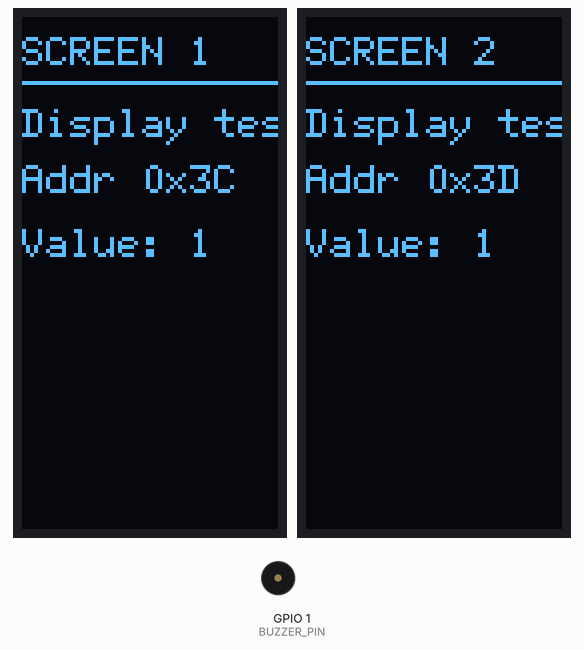
This program was run on a simulated Seeed XIAO ESP32-S3. Parts: 2 × 64×128 one-colour display, buzzer (waves = sounding). What the program prints to the serial monitor is not drawn.

Above: at 1.5 s.
At 13.4 s:
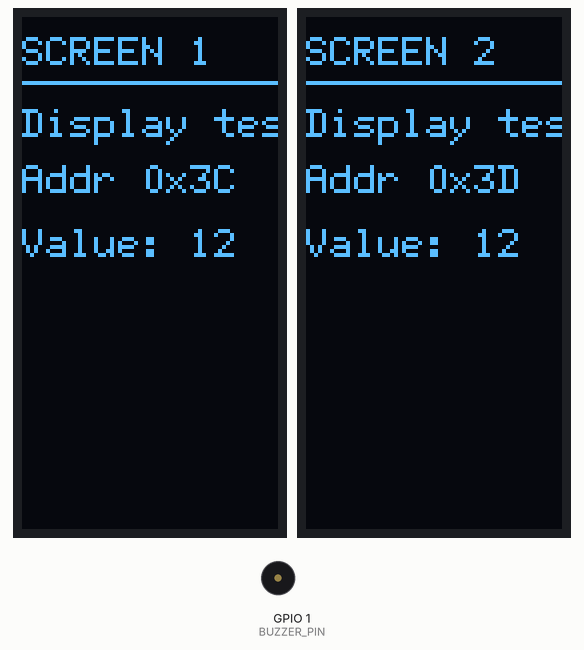
At 22.0 s:
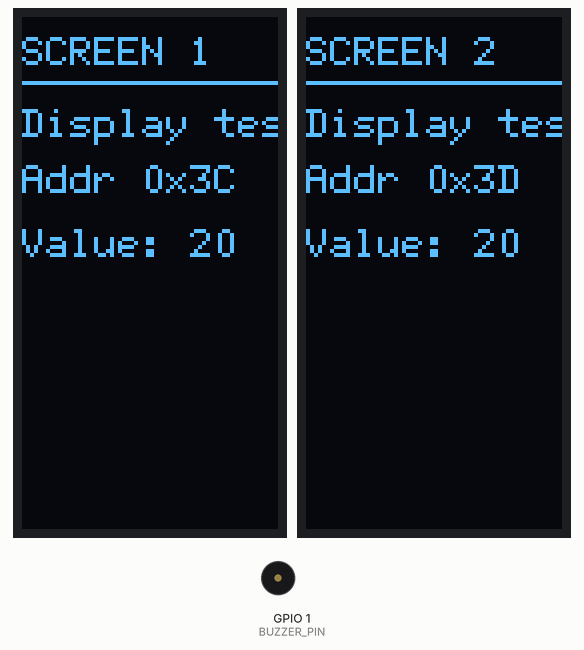
At 39.15 s:
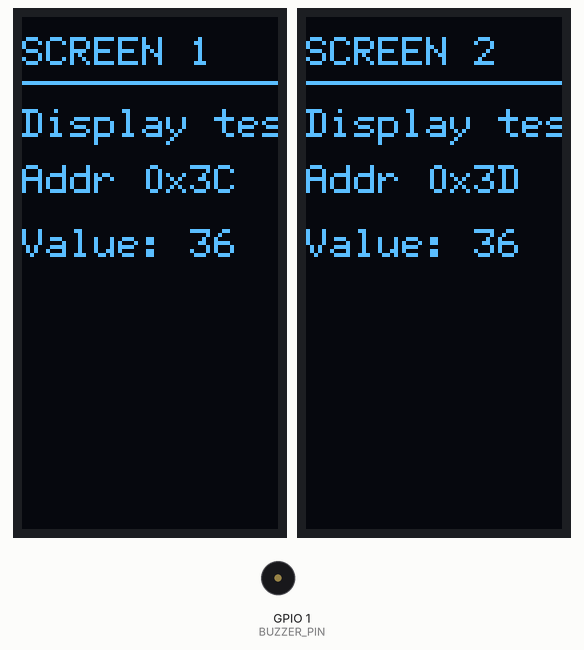
Timing chart, 0 to 40.0 s (numbered marks = the images above):
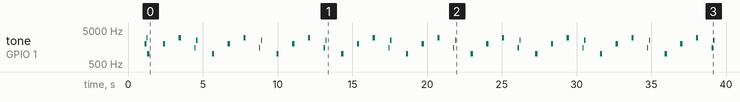

Measured:
- by itself, tone on GPIO 1 (BUZZER_PIN): plays 2000 Hz for 0.12 s, 3000 Hz for 0.05 s, 1000 Hz for 0.15 s, 2000 Hz for 0.15 s, 3000 Hz for 0.15 s, 1500 Hz for 0.08 s … (47 notes in this stretch)
- what the display in image 0 shows lasts 1.0 s, from 1.3 s to 2.3 s
- what the display in image 2 shows lasts 1.1 s, from 21.8 s to 22.9 s

The program:

main.cpp
```cpp
#include <Arduino.h>
#include <Wire.h>
#include <U8g2lib.h>

#define SDA_PIN 5
#define SCL_PIN 6
#define BUZZER_PIN 1

#define I2C_ADDR_SCREEN_1 0x3C
#define I2C_ADDR_SCREEN_2 0x3D

// Type d'ecran a adapter si besoin
U8G2_SSD1306_128X64_NONAME_F_HW_I2C screen1(U8G2_R3, U8X8_PIN_NONE);
U8G2_SSD1306_128X64_NONAME_F_HW_I2C screen2(U8G2_R1, U8X8_PIN_NONE);

bool screen1Detected = false;
bool screen2Detected = false;

void initI2C();
void scanI2C();
bool isI2CDevicePresent(uint8_t address);
void initScreens();
void initBuzzer();
void drawBootScreens();
void drawScreenMessage(U8G2 &display, const char *title, const char *line1, const char *line2, int value);
void updateScreensTest();
void testBuzzer();
void beep(uint16_t frequency, uint16_t durationMs);

void setup() {
  Serial.begin(115200);
  delay(1000);

  Serial.println();
  Serial.println("=== Card test program ===");

  initI2C();
  scanI2C();
  initScreens();
  initBuzzer();
  drawBootScreens();

  // Petit bip de demarrage
  beep(2000, 120);
  delay(120);
  beep(3000, 120);
}

void loop() {
  updateScreensTest();
  testBuzzer();
  delay(1000);
}

void initI2C() {
  Wire.begin(SDA_PIN, SCL_PIN);
  Wire.setClock(100000);

  Serial.println("I2C initialized");
  Serial.print("SDA: ");
  Serial.println(SDA_PIN);
  Serial.print("SCL: ");
  Serial.println(SCL_PIN);
}

void scanI2C() {
  byte error;
  int count = 0;

  screen1Detected = false;
  screen2Detected = false;

  Serial.println();
  Serial.println("Scanning I2C bus...");

  for (uint8_t address = 1; address < 127; address++) {
    Wire.beginTransmission(address);
    error = Wire.endTransmission();

    if (error == 0) {
      Serial.print("I2C device found at 0x");
      if (address < 16) Serial.print("0");
      Serial.println(address, HEX);
      count++;

      if (address == I2C_ADDR_SCREEN_1) screen1Detected = true;
      if (address == I2C_ADDR_SCREEN_2) screen2Detected = true;
    }
    else if (error == 4) {
      Serial.print("Unknown error at 0x");
      if (address < 16) Serial.print("0");
      Serial.println(address, HEX);
    }
  }

  if (count == 0) {
    Serial.println("No I2C device found.");
  } else {
    Serial.println("I2C scan done.");
  }

  Serial.print("Screen 1 (0x3C): ");
  Serial.println(screen1Detected ? "detected" : "not detected");

  Serial.print("Screen 2 (0x3D): ");
  Serial.println(screen2Detected ? "detected" : "not detected");
}

bool isI2CDevicePresent(uint8_t address) {
  Wire.beginTransmission(address);
  return (Wire.endTransmission() == 0);
}

void initScreens() {
  if (screen1Detected) {
    screen1.setI2CAddress(I2C_ADDR_SCREEN_1 << 1);
    screen1.begin();
    Serial.println("Screen 1 initialized");
  }

  if (screen2Detected) {
    screen2.setI2CAddress(I2C_ADDR_SCREEN_2 << 1);
    screen2.begin();
    Serial.println("Screen 2 initialized");
  }
}

void initBuzzer() {
  pinMode(BUZZER_PIN, OUTPUT);
  noTone(BUZZER_PIN);
  Serial.print("Buzzer initialized on pin ");
  Serial.println(BUZZER_PIN);
}

void drawBootScreens() {
  if (screen1Detected) {
    drawScreenMessage(screen1, "SCREEN 1", "I2C OK", "Addr 0x3C", 0);
  }

  if (screen2Detected) {
    drawScreenMessage(screen2, "SCREEN 2", "I2C OK", "Addr 0x3D", 0);
  }
}

void drawScreenMessage(U8G2 &display, const char *title, const char *line1, const char *line2, int value) {
  display.clearBuffer();

  display.setFont(u8g2_font_6x12_tr);
  display.drawStr(0, 12, title);
  display.drawLine(0, 16, 127, 16);

  display.drawStr(0, 30, line1);
  display.drawStr(0, 44, line2);

  display.setCursor(0, 60);
  display.print("Value: ");
  display.print(value);

  display.sendBuffer();
}

void updateScreensTest() {
  static int counter = 0;
  counter++;

  if (screen1Detected) {
    drawScreenMessage(screen1, "SCREEN 1", "Display test", "Addr 0x3C", counter);
  }

  if (screen2Detected) {
    drawScreenMessage(screen2, "SCREEN 2", "Display test", "Addr 0x3D", counter);
  }

  Serial.print("Counter: ");
  Serial.println(counter);
}

void beep(uint16_t frequency, uint16_t durationMs) {
  tone(BUZZER_PIN, frequency, durationMs);
}

void testBuzzer() {
  static int step = 0;

  switch (step) {
    case 0:
      Serial.println("Buzzer test: 1000 Hz");
      beep(1000, 150);
      break;

    case 1:
      Serial.println("Buzzer test: 2000 Hz");
      beep(2000, 150);
      break;

    case 2:
      Serial.println("Buzzer test: 3000 Hz");
      beep(3000, 150);
      break;

    case 3:
      Serial.println("Buzzer test: double beep");
      beep(1500, 80);
      delay(120);
      beep(2500, 80);
      break;
  }

  step++;
  if (step > 3) {
    step = 0;
  }
}
```
